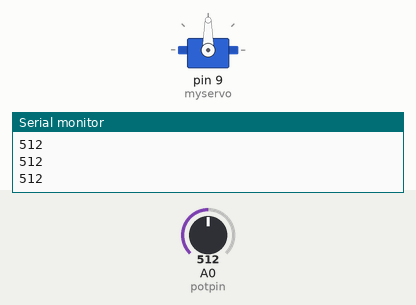
The sketch below on a simulated Arduino Uno, built with avr-gcc and run on an emulated ATmega328P. On the bench: servo, the last lines printed to the serial monitor. The inputs (shaded band) are chosen by the test bench; at power-on: A0 (potpin) = 512.

Above: at 1.2 s.
1.3 s: A0 (potpin) set to 716
At 2.1 s:
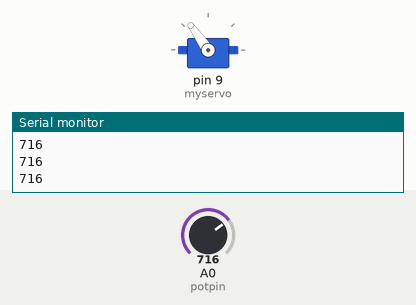
2.8 s: A0 (potpin) set to 900
At 4.0 s:
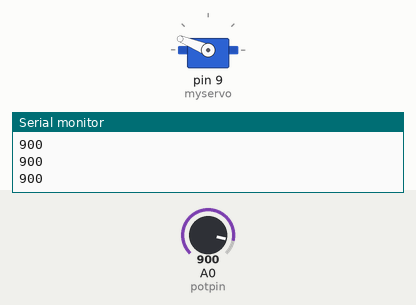
4.3 s: A0 (potpin) set to 1023
At 5.5 s:
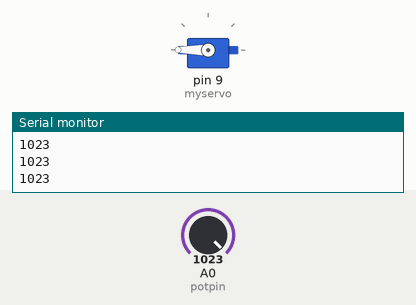
5.8 s: A0 (potpin) set to 306
At 6.7 s:
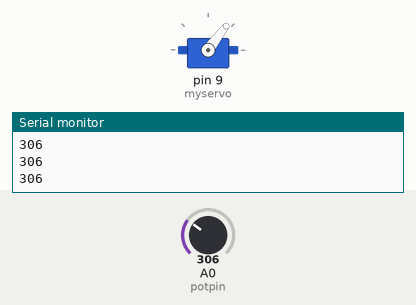
7.3 s: A0 (potpin) set to 122
At 7.6 s:
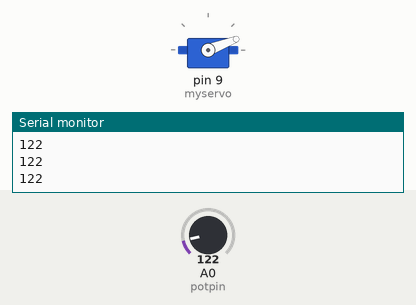
8.8 s: A0 (potpin) set to 0
At 10.2 s:
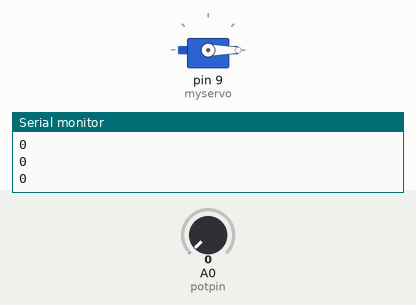
Timing chart, 0 to 11.3 s (numbered marks = the images above; inputs shaded):
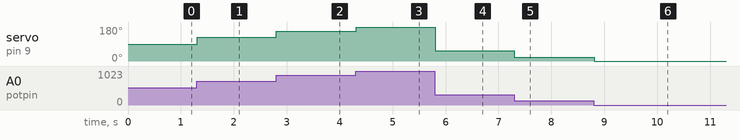

The sketch:

June_162.ino
```cpp
/*
 Controlling a servo position using a potentiometer (variable resistor)
 by Michal Rinott <http://people.interaction-ivrea.it/m.rinott>

 modified on 8 Nov 2013
 by Scott Fitzgerald
 http://www.arduino.cc/en/Tutorial/Knob
*/

#include <Servo.h>

Servo myservo;  // create servo object to control a servo

int potpin = A0;  // analog pin used to connect the potentiometer
int val;    // variable to read the value from the analog pin

void setup() {
  myservo.attach(9);  // attaches the servo on pin 9 to the servo object
   Serial.begin(9600);
}

void loop() {
  val = analogRead(potpin);
  Serial.print(val);
  Serial.print("\n");
  // reads the value of the potentiometer (value between 0 and 1023)
  val = map(val, 0, 1023, 0, 180);     // scale it to use it with the servo (value between 0 and 180)
  myservo.write(val);                  // sets the servo position according to the scaled value
  delay(15);                           // waits for the servo to get there
}
```

Measured:
- after the input at 1.3 s, servo on pin 9 (myservo): 90° → 125° at once
- after the input at 2.8 s, servo on pin 9 (myservo): 125° → 158° at once
- after the input at 4.3 s, servo on pin 9 (myservo): 158° → 180° at once
- after the input at 5.8 s, servo on pin 9 (myservo): 180° → 53° at once
- after the input at 7.3 s, servo on pin 9 (myservo): 53° → 21° at once
- after the input at 8.8 s, servo on pin 9 (myservo): 21° → 0° at once
